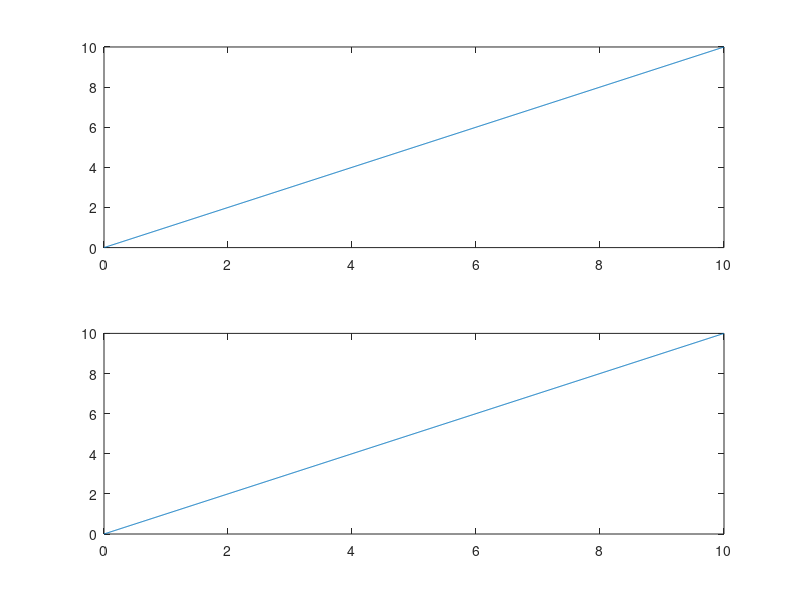

Recreate this plot in MATLAB. (Note: this script raises an error after producing the figure.)
x = 0:0.01:10;
figure(1)
filename = 'testnew51.gif';

for n = 1:0.5:5
      y = x.^n;
      subplot(2,1,2)
      plot(x,y)
      subplot(2,1,1)
      plot(x,y)
      drawnow
      frame = getframe(1);
      im = frame2im(frame);
      [imind,cm] = rgb2ind(im,256);
      if n == 1;
          imwrite(imind,cm,filename,'gif', 'Loopcount',inf);
      else
          imwrite(imind,cm,filename,'gif','WriteMode','append');
      end
end
